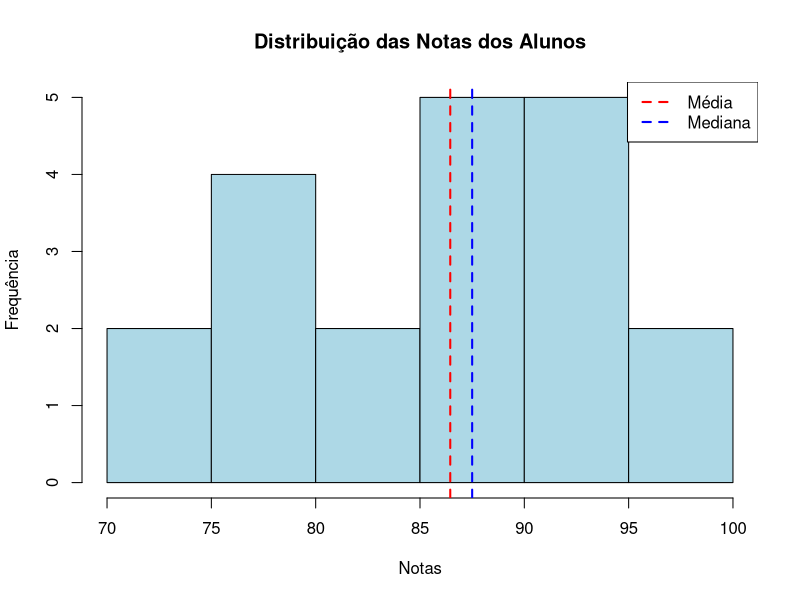
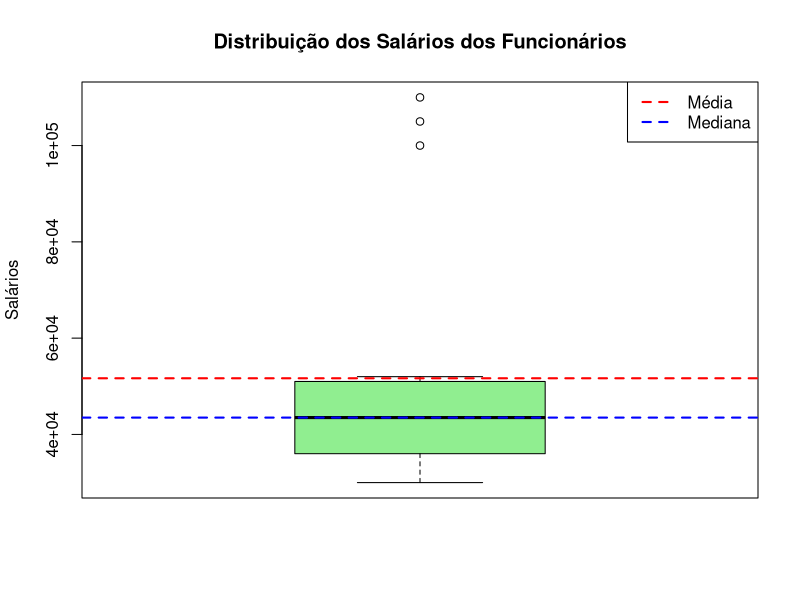

R code for these plots, in order:
#          EXEMPLO 1:

notas <- c(70, 80, 90, 100, 85, 75, 95, 88, 92, 78, 84, 91, 87, 93, 77, 89, 86, 94, 79, 96)

# Calculando média e mediana
media <- mean(notas)
mediana <- median(notas)

# Criando histograma
hist(notas, main="Distribuição das Notas dos Alunos", xlab="Notas", ylab="Frequência", col="lightblue", breaks=10)
abline(v=media, col="red", lwd=2, lty=2)
abline(v=mediana, col="blue", lwd=2, lty=2)
legend("topright", legend=c("Média", "Mediana"), col=c("red", "blue"), lty=2, lwd=2)

#          EXEMPLO 2:

# Análise de salários em uma empresa: suponha que um gerente de recursos
# humanos deseja visualizar a distribuição dos salários dos funcionários para identificar
# desigualdades salariais; para tanto, ele tem os seguintes valores de salários:

salarios <- c(30000, 35000, 40000, 45000, 50000, 100000, 32000, 37000, 42000, 47000, 52000, 105000, 31000,
36000, 41000, 46000, 51000, 110000)

# Calculando média e mediana
media_salarios <- mean(salarios)
mediana_salarios <- median(salarios)

# Criando boxplot
boxplot(salarios, main="Distribuição dos Salários dos Funcionários", ylab="Salários", col="lightgreen")
abline(h=media_salarios, col="red", lwd=2, lty=2)
abline(h=mediana_salarios, col="blue", lwd=2, lty=2)
legend("topright", legend=c("Média", "Mediana"), col=c("red", "blue"), lty=2, lwd=2)
